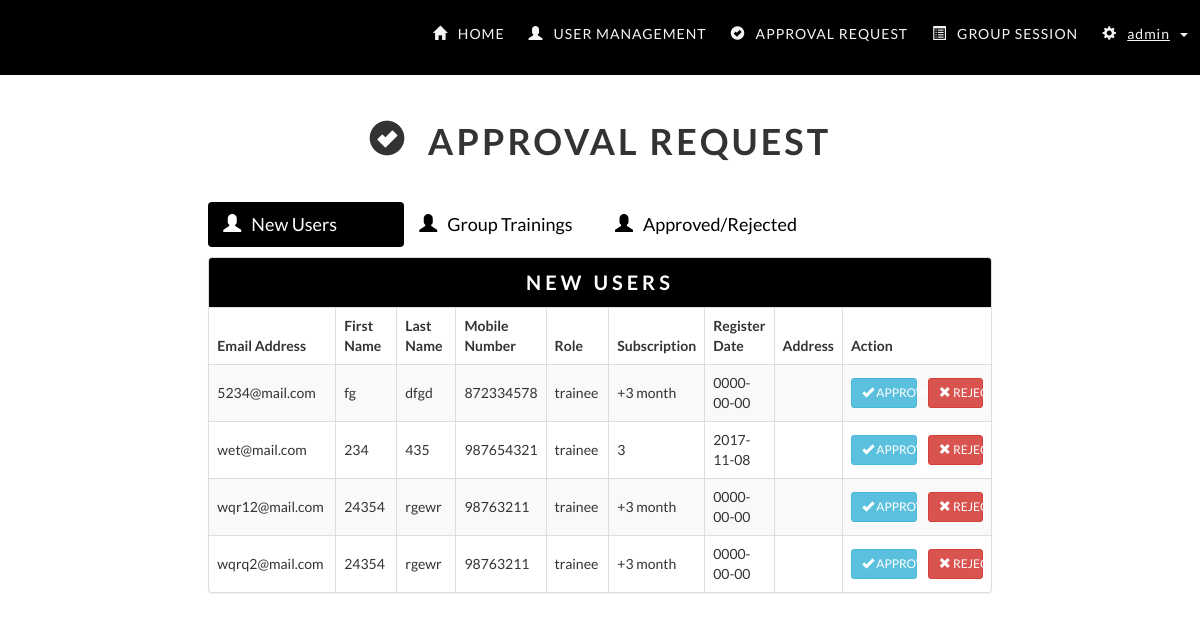
Page /administrator/user-approval.php on the committed database.
### tables this page shows
CREATE TABLE `userapproval` (
  `email` varchar(255) NOT NULL,
  `firstName` varchar(35) NOT NULL,
  `lastName` varchar(35) NOT NULL,
  `phoneNumber` int(8) NOT NULL,
  `profilePicture` varchar(255) NOT NULL,
  `role` varchar(10) NOT NULL,
  `password` varchar(50) NOT NULL,
  `subscription` varchar(255) NOT NULL,
  `expiryDate` date NOT NULL,
  `registerDate` date NOT NULL,
  `address` varchar(255) NOT NULL
);

### administrator/loadApprovalInfo.php (the view, shortened to what this page needs)
<?php
function getApprovalUsers() {
    require('../database/dbconfig.php');
    $sql = "SELECT firstName, lastName, email, phoneNumber, role, subscription, registerDate, address FROM userapproval";
    $query = $conn->prepare($sql);
    $stmt = $query->execute();
    $result = $query->fetchAll();
    if(count($result) > 0) {
        foreach ($result as $row):
            $email = $row['email'];
            $firstName = $row['firstName'];
            $lastName = $row['lastName'];
            $mobile = $row['phoneNumber'];
            $role = $row['role'];
            $subscription = $row['subscription'];
            $registerDate = $row['registerDate'];
            $address = $row['address'];
            echo "<tr>";
            echo "<td class=\"col-md-2\">$email</td>";
            echo "<td class=\"col-md-1\">$firstName</td>";
            echo "<td class=\"col-md-1\">$lastName</td>";
            echo "<td class=\"col-md-1\">$mobile</td>";
            echo "<td class=\"col-md-1\">$role</td>";
            echo "<td class=\"col-md-1\">$subscription</td>";
            echo "<td class=\"col-md-1\">$registerDate</td>";
            echo "<td class=\"col-md-1\">$address</td>";
            echo "<td class=\"col-md-3 padding-l15-r15\" >";
            echo "<a data-toggle=\"modal\" data-target=\"#approveUserModal\" onclick=\"setApproveInfo('$email')\" class=\"btn btn-info btn-sm col-md-6\"><span class=\"glyphicon glyphicon-ok\"></span> APPROVE</a>";
            echo "<a data-toggle=\"modal\" data-target=\"#rejectUserModal\" onclick=\"setRejectInfo('$email')\" class=\"btn btn-danger btn-sm col-md-offset-1 col-md-5\"><span class=\"glyphicon glyphicon-remove\"></span> REJECT</a>";
            echo "</td></tr>";
        endforeach;
    }
    else {
        echo "<tr><td colspan = \"9\" style=\"text-align:center;\">";
        echo "No trainee record found";
        echo "</td></tr>";
    }
}

### administrator/user-approval.php (shortened to what this page needs)
<!DOCTYPE html>
<html>
    <head>
        <?php include_once 'include.php'; ?>
        <?php include_once 'loadApprovalInfo.php'; ?>
        <link rel="stylesheet" type="text/css" href="css/user-management.css" />
    </head>
    <body>
        <div class="container-fluid">
            <?php include_once 'nav-bar.php'; ?>
            <h1 class="text-center"><span class="glyphicon glyphicon-ok-sign icon-space"></span> APPROVAL REQUEST</h1>
            <div class="col-md-8 col-md-offset-2 padding-0" id="usermanagement">
                <div class="row" style="margin-bottom: 10px;">
                    <ul class="nav nav-pills col-md-10 padding-l0-r0">
                        <li class="active data-tabs col-md-3 col-sm-6 col-xs-12"><a href="#trainee_tab" data-toggle="pill"><span class="glyphicon glyphicon-user icon-space"></span>New Users</a></li>
                        <li class="data-tabs col-md-3 col-xs-12 col-sm-6"><a href="#trainer_tab" data-toggle="pill"><span class="glyphicon glyphicon-user icon-space"></span>Group Trainings</a></li>
                        <li class="data-tabs col-md-4 col-xs-12 col-sm-6"><a href="#approvel_reject_tab" data-toggle="pill"><span class="glyphicon glyphicon-user icon-space"></span>Approved/Rejected</a></li>
                    </ul>
                </div>
                <div class="tab-content">
                    <div class="tab-pane active add--15-margin" id="trainee_tab">
                        <div class="panel panel-default margin-l0-r0">
                            <div class="panel-heading">
                                <div class="panel-title">NEW USERS</div>
                            </div>
                            <div class="table-responsive my-table-style">
                                <table id="esa-table" class="table table-striped table-bordered" cellspacing="0" width="100%">
                                    <thead>
                                        <tr>
                                            <th class="col-md-2">Email Address</th>
                                            <th class="col-md-1">First Name</th>
                                            <th class="col-md-1">Last Name</th>
                                            <th class="col-md-1">Mobile Number</th>
                                            <th class="col-md-1">Role</th>
                                            <th class="col-md-1">Subscription</th>
                                            <th class="col-md-1">Register Date</th>
                                            <th class="col-md-1">Address</th>
                                            <th class="col-md-3">Action</th>
                                        </tr>
                                    </thead>
                                    <tbody>
                                        <?php getApprovalUsers(); ?>
                                    </tbody>
                                </table>
                            </div>
                        </div>
                    </div>
                </div>
            </div>
        </div>
    </body>
</html>

### administrator/include.php (shortened to what this page needs)
<!DOCTYPE html>
<link rel="stylesheet" href="https://maxcdn.bootstrapcdn.com/bootstrap/3.3.7/css/bootstrap.min.css">
<link rel="stylesheet" type="text/css" href="css/style.css" />

### administrator/nav-bar.php (shortened to what this page needs)
<link rel="stylesheet" type="text/css" href="CSS/navbar.css">
<?php include_once 'include.php'; ?>
<nav class="navbar navbar-fixed-top">
    <div class="container-fluid">
        <div class="navbar-header">
            <a class="navbar-brand"></a>
        </div>
        <div id="main-nav" class="collapse navbar-collapse">
            <ul class="nav navbar-nav navbar-right">
                <li><a href="../index.php"><span class="glyphicon glyphicon-home icon-space"></span>HOME</a></li>
                <li><a href="user-management.php"><span class="glyphicon glyphicon-user icon-space"></span>USER MANAGEMENT</a></li>
                <li><a href="user-approval.php"><span class="glyphicon glyphicon-ok-sign icon-space"></span>APPROVAL REQUEST</a></li>
                <li><a href="user-groupsession.php"><span class="glyphicon glyphicon-list-alt icon-space"></span>GROUP SESSION</a></li>
                <li class="dropdown">
                   <a href="#" class="dropdown-toggle" data-toggle="dropdown"><span class="glyphicon glyphicon-cog icon-space"></span><u><?php echo "admin";?></u><span style="margin-left:10px;" class="caret"></span></a>
                </li>
            </ul>
        </div>
    </div>
</nav>

### administrator/css/style.css (style rules this page uses)
body { margin-top: 80px; padding: 20px; font-family: Lato; }
@media (min-width: 768px) { h1 { letter-spacing: 3px; font-weight: bolder; } }
.panel-heading { background-color: black !important; }
.padding-0 { padding: 0px; }
.padding-l0-r0 { padding-left:0; padding-right:0; }
.padding-l15-r15 { padding-left:15px; padding-right:15px; }
.add--15-margin { margin-left:-15px; margin-right:-15px; }
.panel-title { font-size: 20px; text-align: center; font-weight: bold; letter-spacing: 2px; }
.data-tabs { font-size: 18px; padding-left:0; padding-right:0; margin-left: 0 !important; }
.nav-pills li.active a { background-color:black !important; color: white !important; }
.nav-pills li a { color: black !important; }

### administrator/css/user-management.css (style rules this page uses)
#usermanagement { padding-top: 30px; }
.icon-space { margin-right: 10px; }
.table > tbody > tr > td { vertical-align: middle; }
.panel-title { color: white; letter-spacing: 4px; }
@media only screen 
and (min-device-width : 768px) 
and (max-device-width : 1025px) 
and (orientation : landscape) { #add-btn-div, #usermanagement ul { width: 100%; } }

### administrator/css/navbar.css (style rules this page uses)
.navbar { margin: 0; height: 75px; border: none; background-color: black; }
.navbar-nav > li > a { font-family: Lato; font-size: 14px; color: whitesmoke; letter-spacing: 1px; font-weight: 500; vertical-align: middle; }
.icon-space { margin-right: 10px; }
.navbar-brand { margin-top: -10px; }
@media (min-width: 768px) { .navbar-nav { float: right; } }
@media (min-width: 768px) { .navbar-nav > li > a { padding: 5px 12px !important; border-radius: 5px; margin: 19px 0px; } }

### rows in the picture
userapproval: email "5234@mail.com", firstName "fg", lastName "dfgd", phoneNumber "872334578", role "trainee", subscription "+3 month", registerDate "0000-00-00"
userapproval: email "wet@mail.com", firstName "234", lastName "435", phoneNumber "987654321", role "trainee", subscription "3", registerDate "2017-11-08"
userapproval: email "wqr12@mail.com", firstName "24354", lastName "rgewr", phoneNumber "98763211", role "trainee", subscription "+3 month", registerDate "0000-00-00"
userapproval: email "wqrq2@mail.com", firstName "24354", lastName "rgewr", phoneNumber "98763211", role "trainee", subscription "+3 month", registerDate "0000-00-00"
